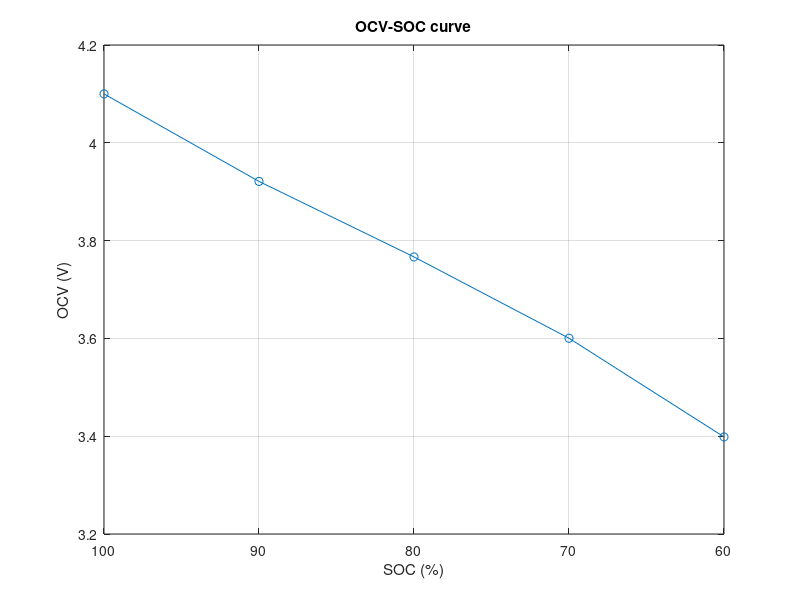
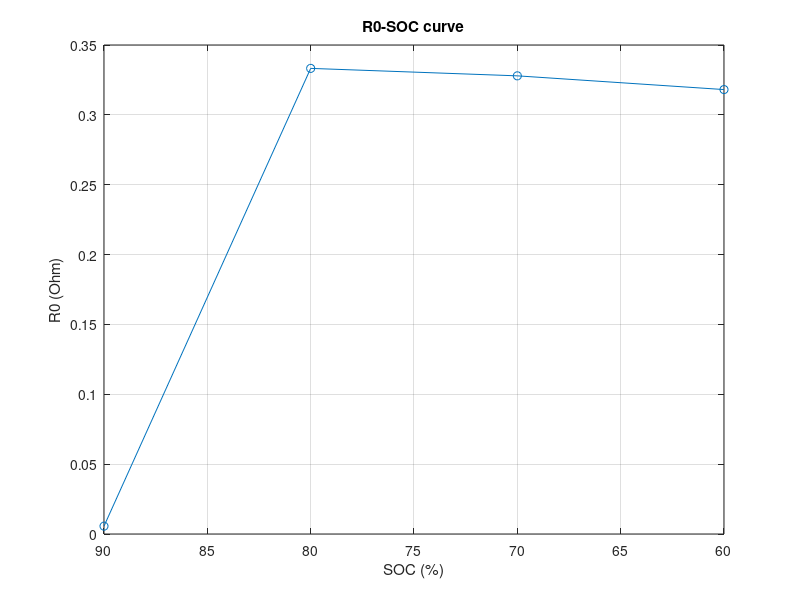

Recreate these plots in MATLAB, in order. (Note: this script raises an error after producing the figures.)
%% Clear variables
clear all; clf; clc; close all;

%% Load voltage and current data from HPPC test
%load('HPPC_data.mat'); % Data should be in a matrix with two columns: time (s), current (A), and voltage (V)
%time = HPPC_data(:,1); % Time vector
%current = HPPC_data(:,2); % Current vector
%voltage = HPPC_data(:,3); % Voltage vector
load('output/voltageDis_20230731_1625.mat')
load('output/currentDis_20230731_1625.mat')
voltage = VoltDis;
current = CurrDis;
Ts= 0.1; % Sampling time
time = 0+Ts:Ts:((10 + 12)*60*10); % Time axis if not given

%% Define some constants
capacity = 4000; % Battery capacity in mAh
pulse_current = 2; % Pulse current in A
pulse_duration = 12*60; % Pulse duration in s
rest_duration = 10*60; % Rest duration between pulses in s
num_pulses = 4; % Number of pulses
SOC_init = 100; % Initial SOC in percentage
OCV_init = 4.1; % Initial OCV in Volt

%% Initialize some variables
SOC = zeros(num_pulses+1,1); % SOC vector
OCV = zeros(num_pulses+1,1); % OCV vector
R0 = zeros(num_pulses,1); % R0 vector
Ri = zeros(num_pulses,1); % Ri vector
Ci = zeros(num_pulses,1); % Ci vector

%% Calculate SOC and OCV
SOC(1) = SOC_init; % Initial SOC
OCV(1) = OCV_init; % Initial OCV 
for i = 1:num_pulses
    % Find the indices of the start and end of each pulse
    start_index = find(time >= pulse_duration  + (i-1)*(pulse_duration+rest_duration),1)+1;
    end_index = find(time >=  i*(pulse_duration + rest_duration),1);
    % Calculate the average SOC and OCV before each pulse
    discharged_Ah = (pulse_current * pulse_duration) / 3600;
    SOC(i+1) = SOC(i) - (discharged_Ah / (capacity/1000)) * 100;
    OCV(i+1) = mean(voltage(start_index:end_index));
end

%% Plot OCV-SOC curve
figure
plot(SOC,OCV,'o-')
set(gca, 'xdir', 'reverse' )
xlabel('SOC (%)')
ylabel('OCV (V)')
title('OCV-SOC curve', 'FontWeight', 'bold')
grid on

%% Calculate R0
for i = 1:num_pulses
    % Find the indices of the start and end of each pulse
    start_index = find(time >= (i-1)*(pulse_duration+rest_duration),1);
    end_index = find(time >= i*(pulse_duration+rest_duration),1)-1;
    % Calculate the voltage drop at the beginning of each pulse
    delta_V = voltage(start_index+2) - voltage(start_index);
    % Calculate R0 by Ohm's law
    R0(i) = abs(delta_V)/pulse_current;
end

%% Plot R0-SOC curve
figure
plot(SOC(2:end), R0,'o-')
set(gca, 'xdir', 'reverse' )
xlabel('SOC (%)')
ylabel('R0 (Ohm)')
title('R0-SOC curve', 'FontWeight', 'bold')
grid on

%% Define an exponential decay function for fitting
% Calculate Ri and Ci
for i = 1:num_pulses
    % First order RC model
    fun_1RC = @(p,x) OCV(num_pulses) - p(1)*exp(-x/p(2));
    % Second order RC model
    fun_2RC= @(p,x) OCV(num_pulses) - p(1)*exp(-x/p(2)) - p(3)*exp(-x/p(4));
    % Find the indices of the start and end of each pulse
    start_index = find(time >= (i-1)*(pulse_duration+rest_duration),1);
    end_index = find(time >= time(start_index) + pulse_duration,1)-1;
    % Extract the voltage response after each pulse
    t = time(start_index+1:end_index) - time(start_index+1); % Time vector relative to the start of the pulse
    V = voltage(start_index+1:end_index); % Voltage vector
    % Fit the exponential decay function to the voltage response
    p0_1RC = [delta_V, 10]; % Initial guess for the parameters
    p0_2RC = [delta_V, 10, delta_V, 10];
    options = optimoptions('lsqcurvefit','Display','off'); % Set options for optimization
    p_1RC = lsqcurvefit(fun_1RC,p0_1RC,t,V,[],[],options); % Perform nonlinear least squares fitting
    p_2RC = lsqcurvefit(fun_2RC,p0_2RC,t,V,[],[],options); 
    % Extract fitted parameters considering first order model
    R1i_1RC(i) = p_1RC(1)/pulse_current; % Ri is the total resistance minus R0
    C1i_1RC(i) = p_1RC(2)/R1i_1RC(i); % Ci is the time constant divided by Ri
    % Extract fitted parameters considering second order model
    R1i_2RC(i) = p_2RC(1)/pulse_current;
    R2i_2RC(i) = p_2RC(3)/pulse_current;
    C1i_2RC(i) = p_2RC(2)/R1i_2RC(i);
    C2i_2RC(i) = p_2RC(4)/R2i_2RC(i);
end

% Plot first order RC model
figure;
subplot(2,1,1) % Plot Ri-SOC curve
plot(SOC(2:end),R1i_1RC,'o-')
set(gca, 'xdir', 'reverse' )
xlabel('SOC (%)')
ylabel('R1 (Ohm)')
title('R1-SOC curve')
grid on
subplot(2,1,2)  % Plot Ci-SOC curve
plot(SOC(2:end),C1i_1RC,'o-')
set(gca, 'xdir', 'reverse' )
xlabel('SOC (%)')
ylabel('C1 (F)')
title('C1-SOC curve')
grid on
sgtitle('First Order RC Model Parameters', 'FontWeight', 'bold');

% Plot second order RC model
figure;
subplot(2,2,1) % Plot R1i-SOC curve
plot(SOC(2:end),R1i_2RC,'o-')
set(gca, 'xdir', 'reverse' )
xlabel('SOC (%)')
ylabel('R1 (Ohm)')
title('R1-SOC curve')
grid on
subplot(2,2,2) % Plot R2i-SOC curve
plot(SOC(2:end),R2i_2RC,'o-')
set(gca, 'xdir', 'reverse' )
xlabel('SOC (%)')
ylabel('R2 (Ohm)')
title('R2-SOC curve')
grid on
subplot(2,2,3)  % Plot C1i-SOC curve
plot(SOC(2:end),C1i_2RC,'o-')
set(gca, 'xdir', 'reverse' )
xlabel('SOC (%)')
ylabel('C1 (F)')
title('C1-SOC curve')
grid on
subplot(2,2,4)  % Plot C2i-SOC curve
plot(SOC(2:end),C2i_2RC,'o-')
set(gca, 'xdir', 'reverse' )
xlabel('SOC (%)')
ylabel('C2 (F)')
title('C2-SOC curve')
grid on
sgtitle('Second Order RC Model Parameters', 'FontWeight', 'bold');



